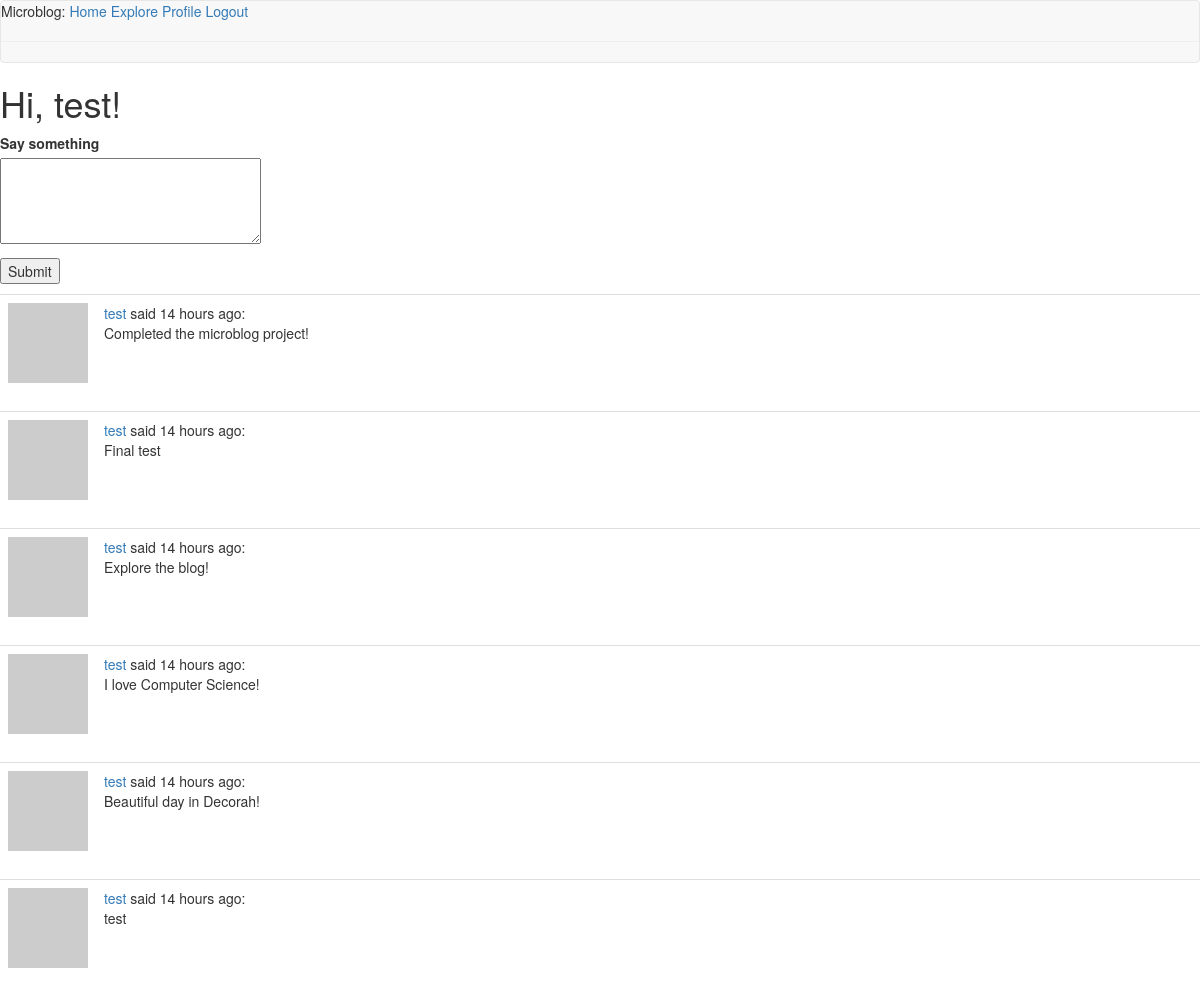
Page /index (signed in) on the committed database.
### app/models.py (models this page shows, shortened)
class User(UserMixin, db.Model):
    id = db.Column(db.Integer, primary_key=True)
    username = db.Column(db.String(64), index=True, unique=True)
    email = db.Column(db.String(120), index=True, unique=True)
    password_hash = db.Column(db.String(128))
    posts = db.relationship('Post', backref='author', lazy='dynamic')
    about_me = db.Column(db.String(140))
    last_seen = db.Column(db.DateTime, default=datetime.utcnow)
    followed = db.relationship(
        'User', secondary=followers,
        primaryjoin=(followers.c.follower_id == id),
        secondaryjoin=(followers.c.followed_id == id),
        backref=db.backref('followers', lazy='dynamic'), lazy='dynamic')
    def followed_posts(self):
        followed = Post.query.join(
            followers, (followers.c.followed_id == Post.user_id)).filter(
                followers.c.follower_id == self.id)
        own = Post.query.filter_by(user_id=self.id)
        return followed.union(own).order_by(Post.timestamp.desc())
    def avatar(self, size):
        digest = md5(self.email.lower().encode('utf-8')).hexdigest()
        return 'https://www.gravatar.com/avatar/{}?d=identicon&s={}'.format(digest, size)

class Post(db.Model):
    id = db.Column(db.Integer, primary_key=True)
    body = db.Column(db.String(140))
    timestamp = db.Column(db.DateTime, index=True, default=datetime.utcnow)
    user_id = db.Column(db.Integer, db.ForeignKey('user.id'))

### app/routes.py (the view)
@app.route('/', methods=['GET', 'POST'])
@app.route('/index', methods=['GET', 'POST'])
@login_required
def index():
    form = PostForm()
    if form.validate_on_submit():
        post = Post(body=form.post.data, author=current_user)
        db.session.add(post)
        db.session.commit()
        flash('Your post is now live!')
        return redirect(url_for('index'))
    page = request.args.get('page', 1, type=int)
    posts = current_user.followed_posts().paginate(
        page, app.config['POSTS_PER_PAGE'], False)
    next_url = url_for('index', page=posts.next_num) \
        if posts.has_next else None
    prev_url = url_for('index', page=posts.prev_num) \
        if posts.has_prev else None
    return render_template('index.html', title='Home', form=form,
                           posts=posts.items, next_url=next_url,
                           prev_url=prev_url)

### app/forms.py
class PostForm(FlaskForm):
    post = TextAreaField('Say something', validators=[
        DataRequired(), Length(min=1, max=140)])
    submit = SubmitField('Submit')

### app/models.py (called while the page is built)
@login.user_loader
def load_user(id):
    return User.query.get(int(id))

### app/routes.py (called while the page is built)
@app.before_request
def before_request():
    if current_user.is_authenticated:
        current_user.last_seen = datetime.utcnow()
        db.session.commit()

### app/templates/index.html (shortened to what this page needs)
{% extends "base.html" %}
{% block content %}
    <h1>Hi, {{ current_user.username }}!</h1>
    {% if form %}
    <form action="" method="post">
        <p>
            {{ form.post.label }}<br>
            {{ form.post(cols=32, rows=4) }}<br>
        </p>
        <p>{{ form.submit() }}</p>
    </form>
    {% endif %}
    {% for post in posts %}
        {% include '_post.html' %}
    {% endfor %}
{% endblock %}

### app/templates/base.html (shortened to what this page needs)
{% extends 'bootstrap/base.html' %}
{% block navbar %}
    <nav class="navbar navbar-default">
        <div>
            Microblog:
            <a href="{{ url_for('index') }}">Home</a>
            <a href="{{ url_for('explore') }}">Explore</a>
            {% if current_user.is_anonymous %}
            <a href="{{ url_for('login') }}">Login</a>
            {% else %}
            <a href="{{ url_for('user', username=current_user.username) }}">Profile</a>
            <a href="{{ url_for('logout') }}">Logout</a>
            {% endif %}
        </div>
        <hr>
    </nav>
{% endblock %}

### app/templates/_post.html
<table class="table table-hover">
    <tr>
        <td width="70px">
            <a href="{{ url_for('user', username=post.author.username) }}">
                <img src="{{ post.author.avatar(70) }}" />
            </a>
        </td>
        <td>
            <a href="{{ url_for('user', username=post.author.username) }}">
                {{ post.author.username }}
            </a>
            said {{ moment(post.timestamp).fromNow() }}:
            <br>
            {{ post.body }}
        </td>
    </tr>
</table>

### rows in the picture
User: username "test"
Post: author.username "test", timestamp "14 hours ago", body "Completed the microblog project!"
Post: author.username "test", timestamp "14 hours ago", body "Final test"
Post: author.username "test", timestamp "14 hours ago", body "Explore the blog!"
Post: author.username "test", timestamp "14 hours ago", body "I love Computer Science!"
Post: author.username "test", timestamp "14 hours ago", body "Beautiful day in Decorah!"
Post: author.username "test", timestamp "14 hours ago", body "test"
